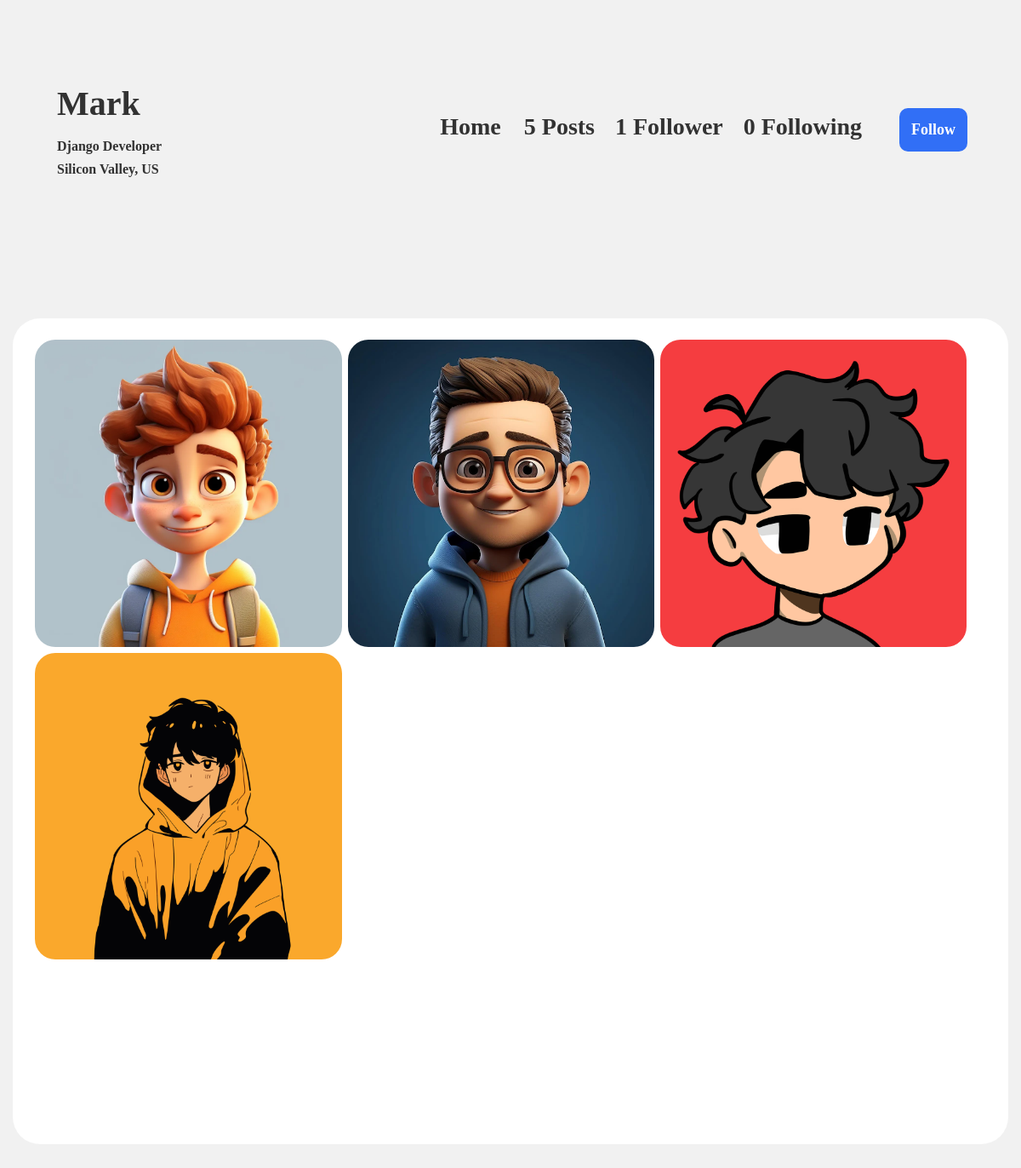
Screenshot of /profile/mark (signed in) with the database file from the repository.
### app/models.py (models this page shows, shortened)
class Profile(models.Model):
    user = models.ForeignKey(User, on_delete=models.CASCADE)
    id_user = models.IntegerField()
    bio = models.TextField(blank=True)
    profileimg = models.ImageField(upload_to='profileImages', default='blank-profile-picture.png')
    location = models.CharField(max_length=100, blank=True)

class Post(models.Model):
    id = models.UUIDField(primary_key=True, default=uuid.uuid4)
    user = models.CharField(max_length=100)
    image = models.ImageField(upload_to='postImages')
    caption = models.TextField()
    created_at = models.DateTimeField(default=datetime.now)
    no_of_likes = models.IntegerField(default=0)

### app/views.py (the view)
# urls.py: path('profile/<str:pk>', views.profile, name='profile'),
@login_required(login_url='signin')
def profile(request, pk):
    user_object = User.objects.get(username=pk)
    user_profile = Profile.objects.get(user=user_object)
    user_posts = Post.objects.filter(user=pk)
    user_post_length = len(user_posts)
    follower = request.user.username
    user = pk
    if FollowersCount.objects.filter(follower=follower, user=user).first():
        button_text = 'Unfollow'
    else:
        button_text = 'Follow'
    user_followers = len(FollowersCount.objects.filter(user=pk))
    user_following = len(FollowersCount.objects.filter(follower=pk))
    context = {
        'user_object': user_object,
        'user_profile': user_profile,
        'user_posts': user_posts,
        'user_post_length': user_post_length,
        'button_text': button_text,
        'user_followers': user_followers,
        'user_following': user_following,
    }
    return render(request, 'profile.html', context)

### templates/profile.html (shortened to what this page needs)
{% load static %}
<!DOCTYPE html>
<html lang="en">
<head>
	<link rel="stylesheet" href="{% static 'css/main.min.css' %}">
	<link rel="stylesheet" href="{% static 'css/style.css' %}">
	<link rel="stylesheet" href="{% static 'css/color.css' %}">
	<link rel="stylesheet" href="{% static 'css/responsive.css' %}">
	<link rel="stylesheet" href="{% static 'assets/css/profile.css' %}">
</head>
<body>
	<section class="user_profile_sec">
		<div class="feature-photo">
			<form action="/follow" method="POST">
				<div class="add-btn">
					<span>
						<b><a href="/">Home</a></b>
					</span>
					{% if user_post_length == 0 %}
					<span><b>No Post</b></span>
					{% elif user_post_length == 1 %}
					<span><b>{{user_post_length}} Post</b></span>
					{% else %}
					<span><b>{{user_post_length}} Posts</b></span>
					{% endif %}
					{% if user_followers == 0 or user_followers == 1 %}
					<span><b>{{user_followers}} follower</b></span>
					{% else %}
					<span><b>{{user_followers}} followers</b></span>
					{% endif %}
					<span><b>{{user_following}} following</b></span>
					{% if user_object.username == user.username %}
					<a href="/settings" data-ripple="">Account Settings</a>
					{% else %}
					<a data-ripple="">
						<button class="follow_unfollow_btn" type="submit">{{button_text}}</button>
					</a>
					{% endif %}
				</div>
			</form>
			<div class="container-fluid">
				<div class="pic_bio_name">
					<div class="user_name">
						<h5>
							<b>{{user_profile.user.username}}</b>
						</h5>
						<div class="bio">
							<h6 class="bio_h6"><b>{{user_profile.bio}}</b></h6>
							<h6><b>{{user_profile.location}}</b></h6>
						</div>
					</div>
				</div>
			</div>
		</div>
	</section>
	<section>
		<div class="gap">
			<div class="container-fluid">
				<div class="central-meta">
					<ul class="photos">
						{% for post in user_posts %}
						<li>
							<a class="strip" href="{{post.image.url}}" title="" data-strip-group="mygroup">
								<img src="{{post.image.url}}" alt="">
							</a>
						</li>
						{% endfor %}
					</ul>
				</div>
			</div>
		</div>
	</section>
</body>
</html>

### static/css/color.css (style rules this page uses)
#nprogress .bar, .timeline-info>ul li a::before, .add-btn>a, .activitiez>li::before, form button, .colla-apps>li a:hover, a.underline:before, .setting-row input:checked+label, .user-avatar:hover .edit-phto, .error-meta>a, .color-bg, .add-butn, .nav.nav-tabs.likes-btn>li a.active, a.dislike-btn, .drop>a:hover, .btn-view.btn-load-more:hover, .accordion .card h5 button[aria-expanded="true"], .chat-head, .f-page>figure em, .inbox-panel-head>ul>li>a, .nav-tabs--left .nav-link.active, .nav-tabs--left .nav-link.active:hover, footer .widget-title h4::before, #topcontrol, .sidebar .widget-title::before, .f-title::before, .g-post-classic>figure>i::after, .purify>a, .help-list>a:hover, .open-position::before, .info>a, .category-box:hover, .category-box.selected, a.main-btn, .section-heading::before, .getquot-baner, .more-branches>h4::before, .is-helpful>a, .cart-optionz>li>a:hover, .paginationz>li a:hover, .paginationz>li a.active, .shopping-cart, a.btn2:hover, .form-submit>input[type="submit"], button.submit-checkout, .delete-cart:hover, .proceed .button, .amount-area .update-cart, a.addnewforum, .apply-bttons>a { background: orange; }

### static/css/responsive.css (style rules this page uses)
@media screen and (max-width: 1281px) and (min-width: 1024px) { .photos>li { min-width: 32.2%; width: 32.2%; } }

### static/assets/css/profile.css (style rules this page uses)
body { background-color: #f1f1f1 !important; }
.user_profile_sec { display: flex; flex-direction: row; margin-top: 2rem !important; margin-bottom: 2rem !important; }
.add-btn a { border: none; background-color: transparent !important; color: white !important; }
.add-btn span { color: rgb(50, 50, 50) !important; font-size: 1.75rem !important; text-transform: capitalize; }
.add-btn span a { color: rgb(50, 50, 50) !important; font-size: 1.75rem !important; }
.add-btn .follow_unfollow_btn { background-color: #316FF6; padding-top: .75rem; padding-bottom: .75rem; padding-left: .875rem; padding-right: .875rem; color: white; font-size: 1.125rem; border-radius: .625rem; transition: .3s; cursor: pointer; }
.pic_bio_name { display: flex; flex-direction: row; align-items: center; }
.pic_bio_name .user_name { margin-left: 1.5rem; }
.pic_bio_name h5 { font-size: 2.5rem; text-transform: capitalize; color: rgb(50, 50, 50); margin-bottom: 1rem; }
.bio { border: 0; margin: 0; padding: 0; color: rgb(50, 50, 50); font-size: 1.125rem; }
.central-meta { box-shadow: none !important; border-radius: 2rem; }
.central-meta img { border-radius: 1.5rem; }

### rows the page displays
Profile: user.username "Mark", bio "Django Developer", location "Silicon Valley, US"
Post: image (picture)
Post: image (picture)
Post: image (picture)
Post: image (picture)

### other values shown
{{ user_post_length }} "5"
{{ user_followers }} "1"
{{ user_following }} "0"
{{ button_text }} "Follow"
